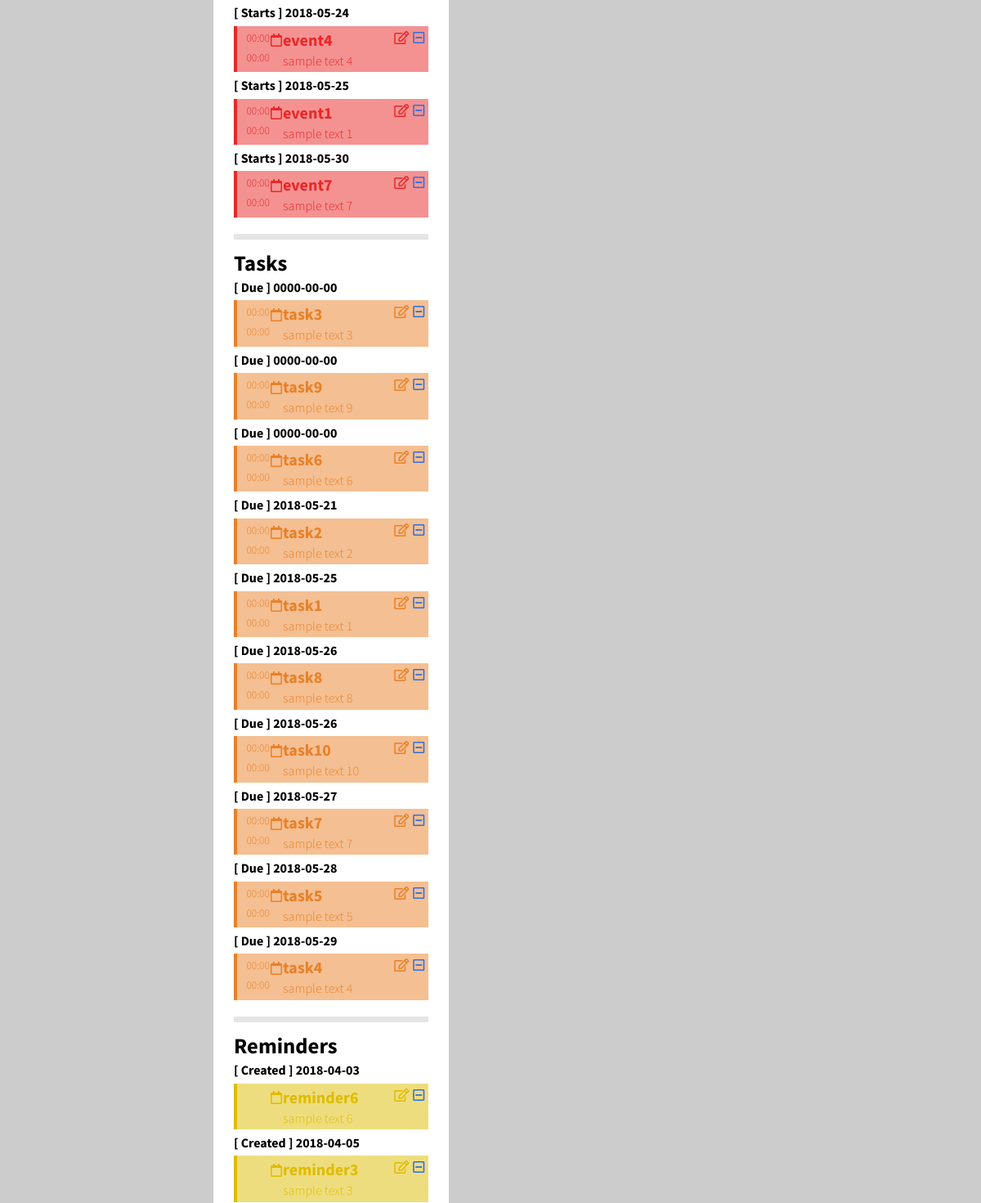
Before: /?SURFCal=calendar (signed in, middle part) with the older database file.
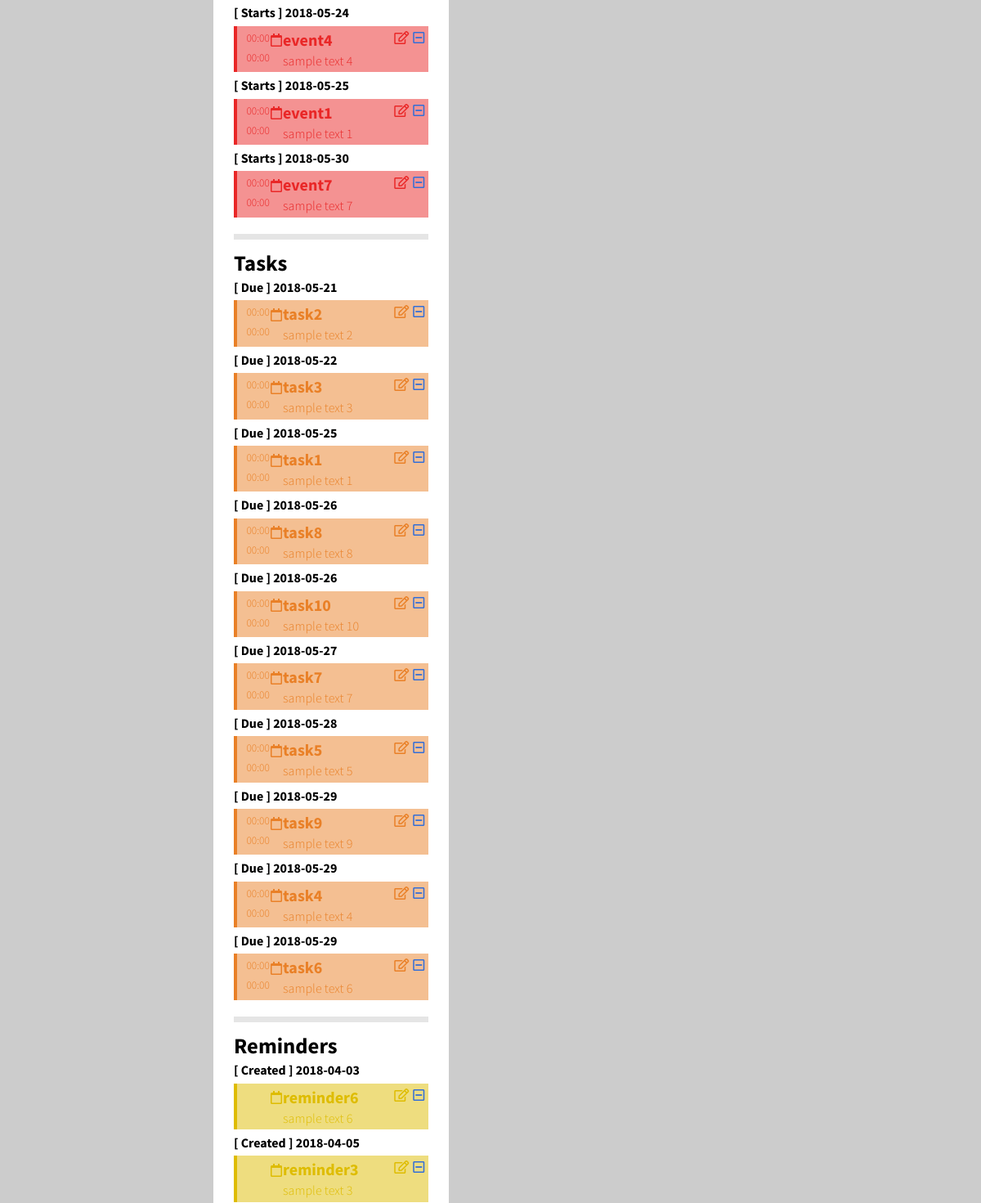
After: the same page with the newer database file.
### tables this page shows
CREATE TABLE EventItems (
    itemId      INTEGER,
    startDate   DATETIME NOT NULL,
    endDate     DATETIME,
    PRIMARY KEY (itemId),
    FOREIGN KEY (itemId) REFERENCES Items(itemId) ON DELETE CASCADE ON UPDATE CASCADE
);

CREATE TABLE Items (
    itemId      INTEGER AUTO_INCREMENT,
    calendarId  INTEGER,
    name        VARCHAR(32),
    createDate  DATE NOT NULL,
    note        VARCHAR(256),
    reminder    DATETIME,
    type        ENUM('event', 'task', 'reminder', 'note') NOT NULL,
    createdBy   INTEGER,
    location    VARCHAR(32),
    colour      INTEGER,
    PRIMARY KEY (itemId),
    FOREIGN KEY (calendarId) REFERENCES Calendars(calendarId) ON DELETE CASCADE ON UPDATE CASCADE,
    FOREIGN KEY (type) REFERENCES ItemType(type) ON DELETE CASCADE ON UPDATE CASCADE,
    FOREIGN KEY (createdBy) REFERENCES Accounts(id)
);

CREATE TABLE TaskItems (
    itemId      INTEGER,
    dueDate     DATETIME NOT NULL,
    completionDate DATETIME,
    PRIMARY KEY (itemId),
    FOREIGN KEY (itemId) REFERENCES Items(itemId) ON DELETE CASCADE ON UPDATE CASCADE
);

### web/config/properties.php (called while the page is built, shortened)
<?php
$profile = 'SURFCal';
?>

### web/config/database.php (called while the page is built, shortened)
<?php
$host = 'localhost';
$user = 'root';
$pass = '';
$schema = 'surfcal';
$conn = new mysqli($host, $user, $pass, $schema);
$conn->set_charset('utf-8');
function getItemsByType($type, $calendarId){
	global $conn;
    $queries = array("event"    => "SELECT * FROM Items I, EventItems E WHERE I.type = 'event' && I.itemId = E.itemId
                                    ORDER BY E.startDate ASC;",
                     "task"     => "SELECT * FROM Items I, TaskItems E WHERE I.type = 'task' && I.itemId = E.itemId           ORDER BY E.dueDate ASC;",
                     "reminder" => "SELECT * FROM Items WHERE type = 'reminder' ORDER BY createDate ASC;",
                     "note"     => "SELECT * FROM Items WHERE type = 'note' ORDER BY createDate DESC;");
    if ($queries[$type]){
        $response = @mysqli_query($conn, $queries[$type]);
        if ($response){
        	$items = [];
            while($item = mysqli_fetch_assoc($response)){
                array_push($items, $item);
            }
            return $items;
        }
        else{
        	return NULL;
        }
    }
    else{
        echo("<br> !!!! Incorrect type inputted: " . $type . " !!!! <br>");
  		return NULL;
    }
}
?>

### web/sources/calendar/functions.php (the view, shortened to what this page needs)
<?php
$COLOURS = array(0 => "grey",
				 1 => "red",
				 2 => "orange",
				 3 => "yellow",
				 4 => "green",
				 5 => "blue",
				 6 => "purple",
				 7 => "black");
$profile = 'SURFCal';
function itemsToHTML($type, $items){
	if ($type !== 'event' && $type !== 'task' && $type !== 'note'
		&& $type !== 'reminder'){
			echo "!!!!! Incorrect type input. !!!!!!";
	}
	else {
		foreach($items as &$item) {
			global $COLOURS;
			global $profile;
			$itemId = $item["itemId"];
	        $name = $item["name"];
	        $description = $item["note"];
	        $colour = isset($item["colour"]) ? $COLOURS[$item["colour"]] : 0;
	        if ($type === 'event'){
	        	$timeText = "[ Starts ] ";
		        $beginningDate = substr($item["startDate"], 0, -8);
		        $beginningHour = date('H:i',strtotime($item["startDate"]));
		        $endingDate = $item["endDate"];
		        $endingHour = date('H:i',strtotime($endingDate));
		    }
	        else if ($type === 'task'){
	        	$timeText = "[ Due ] ";
	        	$beginningDate = substr($item["dueDate"], 0, -8);
		        $beginningHour = date('H:i',strtotime($item["dueDate"]));
		        $endingDate = $item["completionDate"];
		        $endingHour = date('H:i',strtotime($endingDate));
	        }
	        else if ($type === 'reminder' || $type === 'note'){
				$timeText = "[ Created ] ";
	        	$beginningDate = $item["createDate"];
		        $beginningHour = NULL;
		        $endingDate = NULL;
		        $endingHour = NULL;
	        }
	        echo "<h6>{$timeText} {$beginningDate}</h6>";
	        echo "<article class=$colour>";
	            echo "<div class ='time'>";
	                echo "<time class='start' datetime=$beginningDate'>{$beginningHour}</time>";
	                echo "<time class='end' datetime=$endingDate>{$endingHour}</time>";
	            echo "</div>";
	            echo "<div class='indicator'><i class='far fa-calendar'></i></div>";
	            echo "<div class='itemInfo'>";
	                echo "<h5>{$name}</h5>";
	                echo "<p>{$description}</p>";
	            echo "</div>";
	            $itemEncoded = json_encode($item);
                echo "<a class='edit'><i id='editButton' class='far fa-edit' align='right' onclick='javascript:openModal($itemEncoded);'></i></a>";
                echo "<a class='remove' href='?$profile=calendar&calendar=removeItem&id=$itemId'><i class='far fa-minus-square' align='right' style='padding-left: 5px''></i></a>";
	        echo "</article>";
	    }
	}
}
?>

### web/index.php (shortened to what this page needs)
<?php
require_once('config/properties.php');
require_once('config/database.php');
require_once('config/functions.php');
if (isset($_SESSION['id']) && isset($_SESSION['user']) && isset($_SESSION['admin']) && isset($_SESSION['email']) && isset($_SESSION['calId'])) {
    $loggedin = true;
} else {
    $loggedin = false;
}
$getSection = isset($_GET[$profile]) ? $_GET[$profile] : '';
switch ($getSection) {
    case 'calendar':
        include('sources/calendar/main.php');
        break;
}
?>

### web/sources/calendar/main.php (shortened to what this page needs)
<?php
$pageMode = '';
include_once("functions.php");
if(!$loggedin){
	header("Location: ?$profile=login");
}
else
{
	include('styles/header.php');
    echo "<div class='main global'>";
        echo "<div class='container'>";
            echo "<main>";
                    echo "<section class='items' id='items'>";
                    $event_items = getItemsByType('event', $_SESSION['calId']);
                    if ($event_items){
                        itemsToHTML('event', $event_items);
                    }
                    else{
                        echo "<h6>No events have been added yet.</h6>";
                    }
                    echo "<div class='item_type_border'></div>";
                    echo "<h3>Tasks</h3>";
                    $task_items = getItemsByType('task', $_SESSION['calId']);
                    if ($task_items){
                        itemsToHTML('task', $task_items);
                    }
                    else{
                        echo "<h6>No tasks have been added yet.</h6>";
                    }
                    echo "<div class='item_type_border'></div>";
                    echo "<h3>Reminders</h3>";
                    $reminder_items = getItemsByType('reminder', $_SESSION['calId']);
                    if ($reminder_items){
                        itemsToHTML('reminder', $reminder_items);
                    }
                    else{
                        echo "<h6>No reminders have been added yet.</h6>";
                    }
                    echo "</section>";
            echo "</main>";
    echo "</div>";
echo "</div>";
	include('styles/footer.php');
}
?>

### web/styles/header.php (shortened to what this page needs)
<?php
echo <<<_END
<!DOCTYPE html>
<html lang="en">
    <head>
        <meta charset="utf-8" />
        <title>SURFCal | $pageTitle</title>
        <meta name="robots" content="noindex, nofollow" />
        <meta name="viewport" content="width=device-width, initial-scale=1" />
        <link href="https://fonts.googleapis.com/css?family=Source+Sans+Pro:300,300i400,400i,700,700i" rel="stylesheet" type="text/css" />
        <link href="https://use.fontawesome.com/releases/v5.0.13/css/all.css" rel="stylesheet" />
        <link href="styles/styles.css" rel="stylesheet" type="text/css" />
        <script src="http://twemoji.maxcdn.com/2/twemoji.min.js?2.7"></script>
        <script src="scripts/surfcal.js" type="text/javascript"></script>
    </head>
    <body>
        <div class="wrapper">
            <header class="global">
                <div class="container">
                    <h1>SURFCal</h1>
                    <nav class="userProfile">
                        <div class="userAvatar">
_END;
echo "                            <span>" . ($loggedin ? $user[0] : "<i class=\"fas fa-user\"></i>") . "</span>
                        </div>
                        <div class=\"userMenu\">
                            <div class=\"userAvatar\">
                                <span>" . ($loggedin ? $user[0] : "<i class=\"fas fa-user\"></i>") . "</span>
                            </div>
                            <h3>" . ($loggedin ? $user : "&nbsp;") . "</h3>
                            <p>" . ($loggedin ? $email : "&nbsp;") . "</p>
                            <ul>
                                <li><a href=\"?$profile=home\">Home</a></li>";
echo <<<_END
                            </ul>
                            <h6>$siteTitle <span class="version">v$SiteMeta->version</span></h6>
                            <p>Instance: $SiteMeta->commit</p>
                            <p>Last Updated: $SiteMeta->lastUpdated</p>
                        </div>
                    </nav>
                </div>
            </header>
_END;
echo "            <div class=\"main " . ($pageMode === '' ? '' : $pageMode.' ') ."global\">
                <div class=\"container\">
";
?>

### web/styles/footer.php (shortened to what this page needs)
<?php
echo <<< _END
                </div>
            </div>
            <footer class="global">
                <div class="container">
                    <p>Copyright &copy; $copy $siteTitle.</p>
                </div>
            </footer>
        </div>
    </body>
</html>
_END
?>

### web/styles/styles.css (style rules this page uses)
html, body { height: 100%; min-height: auto; }
body { background-color: #cccccc; color: black; font-family: "Source Sans Pro", sans-serif; font-size: 12pt; font-weight: 300; line-height: 1.4; margin: 0; padding: 0; }
h1, h2, h3, h4, h5, h6 { font-weight: 700; margin: 0; padding: 0; }
h3 { font-size: 20pt; }
h5 { font-size: 15pt; }
h6 { font-size: 12pt; }
p { margin: 0; padding: 0; }
a:link, a:visited { color: #326ed8; text-decoration: none; }
.wrapper { display: flex; flex-direction: column; height: auto; min-height: 100%; overflow-x: hidden; position: relative; width: 100%; }
.container { box-sizing: border-box; margin: 0 auto; max-width: 1600px; padding: 0 25px; width: 100%; }
.main.global { flex: 1; }
main header, main section, .addItem { background-color: white; border-radius: 3px; box-sizing: border-box; padding: 18px 25px; }
main > * { margin-bottom: 15px; }
.items article { background-color: rgba(119, 119, 119, 0.5); border-left: 3pt solid rgb(119, 119, 119); color: rgb(119, 119, 119); display: flex; margin: 5px 0; padding: 3px 5px; }
.items article .time { text-align: right; font-size: 10pt; line-height: 18pt; width: 9ch; }
.items article .time > * { display: block; }
.items article .indicator { display: flex; justify-content: center; width: 20pt; margin-top: 5pt; }
.items article.red { background-color: rgba(233, 39, 39, 0.5); border-color: rgb(233, 39, 39); color: rgb(233, 39, 39); }
.items article.orange { background-color: rgba(233, 128, 39, 0.5); border-left-color: rgb(233, 128, 39); color: rgb(233, 128, 39); }
.items article.yellow { background-color: rgba(222, 188, 0, 0.5); border-color: rgb(222, 188, 0); color: rgb(222, 188, 0); }
.items .itemInfo { min-width: 0; width: 100%; }
.items .itemInfo h5, .items .itemInfo p { min-width: 0; overflow: hidden; text-overflow: ellipsis; white-space: nowrap; width: 100%; }
.item_type_border { border-bottom-style:solid; border-width: 7px; color: rgba(0, 0, 0, 0.1); margin-top: 20px; margin-bottom: 10px; }
@media all and (min-width: 800px) { .container { width: 80%; } }
@media all and (min-width: 800px) { .main .container { align-items: flex-start; display: flex; } }
@media all and (min-width: 800px) { main { flex: 1; } }
@media all and (min-width: 800px) { main > *:last-child { margin-bottom: 0; } }

Changed rows visible on the page:
shown differently, row unchanged: taskitems "task2": moves up the list
changed taskitems "task3": dueDate "0000-00-00" → "2018-05-22"
changed taskitems "task9": dueDate "0000-00-00" → "2018-05-29"; moves down the list
changed taskitems "task6": dueDate "0000-00-00" → "2018-05-29"; moves down the list
